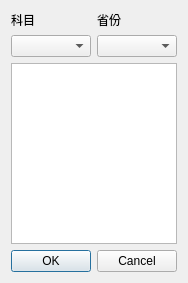
<?xml version="1.0" encoding="UTF-8"?>
<ui version="4.0">
 <class>DialogPaperChooser</class>
 <widget class="QDialog" name="DialogPaperChooser">
  <property name="geometry">
   <rect>
    <x>0</x>
    <y>0</y>
    <width>176</width>
    <height>283</height>
   </rect>
  </property>
  <property name="windowTitle">
   <string>Dialog</string>
  </property>
  <layout class="QHBoxLayout" name="horizontalLayout_2">
   <item>
    <layout class="QVBoxLayout" name="verticalLayout_3">
     <item>
      <layout class="QHBoxLayout" name="horizontalLayout">
       <item>
        <layout class="QVBoxLayout" name="verticalLayout">
         <item>
          <widget class="QLabel" name="labelTestKinds">
           <property name="text">
            <string>科目</string>
           </property>
          </widget>
         </item>
         <item>
          <widget class="QComboBox" name="comboBoxTestKinds"/>
         </item>
        </layout>
       </item>
       <item>
        <layout class="QVBoxLayout" name="verticalLayout_2">
         <item>
          <widget class="QLabel" name="labelRegion">
           <property name="text">
            <string>省份</string>
           </property>
          </widget>
         </item>
         <item>
          <widget class="QComboBox" name="comboBoxRegion"/>
         </item>
        </layout>
       </item>
      </layout>
     </item>
     <item>
      <widget class="QListView" name="listViewPapers"/>
     </item>
     <item>
      <widget class="QDialogButtonBox" name="buttonBox">
       <property name="orientation">
        <enum>Qt::Horizontal</enum>
       </property>
       <property name="standardButtons">
        <set>QDialogButtonBox::Cancel|QDialogButtonBox::Ok</set>
       </property>
      </widget>
     </item>
    </layout>
   </item>
  </layout>
 </widget>
 <resources/>
 <connections>
  <connection>
   <sender>buttonBox</sender>
   <signal>accepted()</signal>
   <receiver>DialogPaperChooser</receiver>
   <slot>accept()</slot>
   <hints>
    <hint type="sourcelabel">
     <x>248</x>
     <y>254</y>
    </hint>
    <hint type="destinationlabel">
     <x>157</x>
     <y>274</y>
    </hint>
   </hints>
  </connection>
  <connection>
   <sender>buttonBox</sender>
   <signal>rejected()</signal>
   <receiver>DialogPaperChooser</receiver>
   <slot>reject()</slot>
   <hints>
    <hint type="sourcelabel">
     <x>316</x>
     <y>260</y>
    </hint>
    <hint type="destinationlabel">
     <x>286</x>
     <y>274</y>
    </hint>
   </hints>
  </connection>
 </connections>
</ui>
